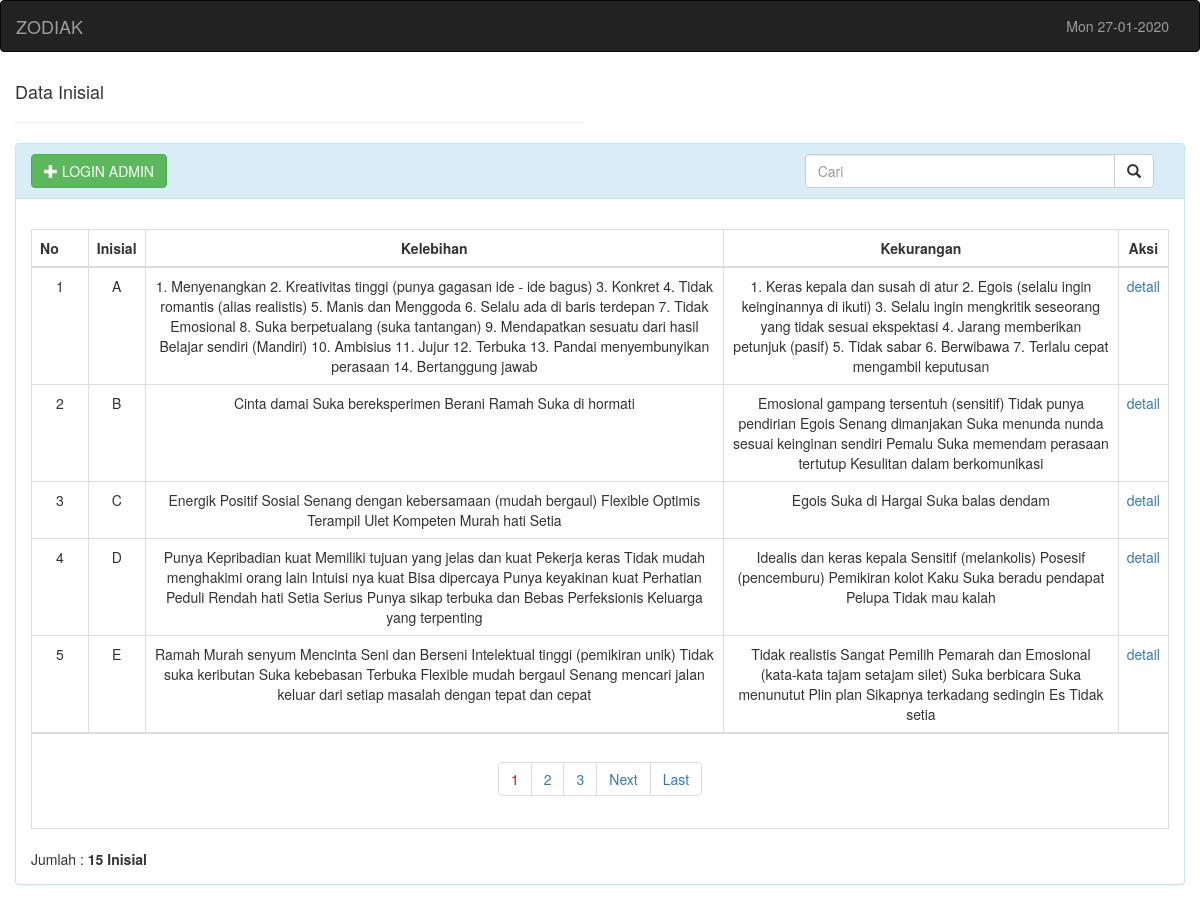
The page / on the database its author committed.
### tables this page shows
CREATE TABLE IF NOT EXISTS `tbl_anggota` (
  `nim` varchar(11) NOT NULL,
  `nama` varchar(1000) NOT NULL,
  `tempat_lahir` varchar(1000) NOT NULL
);

### index.php (the view, shortened to what this page needs)
<!DOCTYPE html>
<html>
<head>
	<link rel="stylesheet" type="text/css" href="css/bootstrap.min.css">
</head>
<body>
<?php
  include_once 'head.php';
?>
<div class="col-sm-6">
  <h4>Data Inisial</h4>
  <hr>
</div>
<div id="loginbox" style="margin-top: ;" class="mainbox col-md-12">
	<div class="panel panel-info">
		<div class="panel-heading">
			<a  class="btn btn-success" href="login.php"><span class="glyphicon glyphicon-plus"></span> LOGIN ADMIN</a>
			<div class="pull-right col-md-4">
				<form action="admin/index1.php?page=anggota_search" method="post">
          <div class="input-group">
				  	<input type="text" name="cari" class="form-control" placeholder="Cari">
				    <span class="input-group-btn">
				    <button type="submit" class="btn btn-default" type="button">
				    	<span class="glyphicon glyphicon-search"></span>
				    </button>
				    </span>
				  </div>
				</form>
      </div>
		</div>
		<div style="padding-top: 10px" class="panel-body">
		<br>
<table class="table table-bordered">
				<thead>
				<tr>
					<th width="5%">No</th>
					<th><center>Inisial</center> </th>
					<th><center>Kelebihan</center></th>
					<th><center>Kekurangan</center></th>
					<th><center>Aksi</center></th>
				</tr>
				</thead>
				<tbody>
				<?php
				include_once 'inc/class.perpus.php';
				$anggota = new anggota;
				$records_per_page=5;
				$query = "SELECT * FROM tbl_anggota";
				$newquery = $anggota->paging($query,$records_per_page);
				if (empty($page)) {
					$posisi = 0;
				}else{
					$posisi = ($page - 1) * $records_per_page;
				}
				$no=1+$posisi;
				foreach ($anggota->showData($newquery) as $value) {
					?>
					<tr style="text-align: center;">
					<td><?php echo $no; ?></td>
					<td><?=$value['nim']; ?></a></td>
					<td><?=$value['nama']; ?></td>
					<td><?=$value['tempat_lahir']?></td>
					<td><a href="admin/index1.php?page=detil-anggota&nim=<?=$value['nim'];?>">detail</a></td>
					</tr>
					<?php
					$no++;
				}
				?>
				</tbody>
				<tr>
	        <td colspan="7" align="center">
			    <div class="pagination-wrap">
			      <?php $anggota->paginglink($query,$records_per_page); ?>
			    </div>
		  	  </td>
		    </tr>
			</table>
			Jumlah : <b><?php $anggota->jumlah($query); ?> Inisial</b>
		</div>
	</div>
</div>
</body>
</html>

### head.php (shortened to what this page needs)
<nav class="navbar navbar-inverse">
  <div class="container-fluid">
    <div class="navbar-header">
      <a class="navbar-brand" href="#">ZODIAK</a>
    </div>
    <div class="collapse navbar-collapse" id="myNavbar">
      <ul class="nav navbar-nav navbar-right">
        <li><a href=""><?php echo date('D'.' '.'d-m-Y') ?></a></li>
      </ul>
    </div>
  </div>
</nav>

### inc/class.perpus.php (shortened to what this page needs)
<?php
class perpus
{
	private $host = "localhost";
	private $user = "root";
	private $db = "db_perpus";
	private $pass = "";
	protected $conn;
	public function __construct()
	{
		$this->conn = new PDO("mysql:host=".$this->host.";dbname=".$this->db,$this->user,$this->pass);
	}
	public function showData($query){
		$q = $this->conn->query($query) or die("failed!");
		while ($r = $q->fetch(PDO::FETCH_ASSOC)) {
			$data[]=$r;
		}
		return $data;
	}
	public function paging($query,$records_per_page)
	{
		$starting_position=0;
		$query2=$query." limit $starting_position,$records_per_page";
		return $query2;
	}
	public function paginglink($query,$records_per_page){
		$self = $_SERVER['PHP_SELF'];
		if ($_GET['page']==$_GET['page']) {
			$page = $_GET['page'];
		}
		$stmt = $this->conn->prepare($query);
		$stmt->execute();
		$total_no_of_records = $stmt->rowCount();
		if ($total_no_of_records > 0) {
			?><ul class="pagination"><?php
			$total_no_of_pages=ceil($total_no_of_records/$records_per_page);
			$current_page=1;
			for ($i=1; $i<=$total_no_of_pages; $i++) {
				if ($i==$current_page) {
					echo "<li><a href='".$self."?page=".$page."&page_no=".$i."' style='color:red;'>".$i."</a></li>";
				}else{
					echo "<li><a href='".$self."?page=".$page."&page_no=".$i."'>".$i."</a></li>";
				}
			}
			if ($current_page!=$total_no_of_pages) {
				$next=$current_page+1;
				echo "<li><a href='".$self."?page=".$page."&page_no=".$next."'>Next</a></li>";
				echo "<li><a href='".$self."?page=".$page."&page_no=".$total_no_of_pages."'>Last</a></li>";
			}
		}
	}
	public function jumlah($query){
		$stmt = $this->conn->prepare($query);
		$stmt->execute();
		$row = $stmt->rowCount();
		print($row);
	}
}
?>

### rows shown on the page
tbl_anggota: nim "A", nama "1. Menyenangkan 2. Kreativitas tinggi (punya gagasan ide - ide bagus) 3. Konkret 4. Tidak romantis (alias realistis) 5. Manis dan Menggoda 6. Selalu ada di baris terdepan 7. Tidak Emosional 8. Suka berpetualang (suka tantangan) 9. Mendapatkan sesuatu dari hasil Belajar sendiri (Mandiri) 10. Ambisius 11. Jujur 12. Terbuka 13. Pandai menyembunyikan perasaan 14. Bertanggung jawab", tempat_lahir "1. Keras kepala dan susah di atur 2. Egois (selalu ingin keinginannya di ikuti) 3. Selalu ingin mengkritik seseorang yang tidak sesuai ekspektasi 4. Jarang memberikan petunjuk (pasif) 5. Tidak sabar 6. Berwibawa 7. Terlalu cepat mengambil keputusan"
tbl_anggota: nim "B", nama "Cinta damai Suka bereksperimen Berani Ramah Suka di hormati", tempat_lahir "Emosional gampang tersentuh (sensitif) Tidak punya pendirian Egois Senang dimanjakan Suka menunda nunda sesuai keinginan sendiri Pemalu Suka memendam perasaan tertutup Kesulitan dalam berkomunikasi"
tbl_anggota: nim "C", nama "Energik Positif Sosial Senang dengan kebersamaan (mudah bergaul) Flexible Optimis Terampil Ulet Kompeten Murah hati Setia", tempat_lahir "Egois Suka di Hargai Suka balas dendam"
tbl_anggota: nim "D", nama "Punya Kepribadian kuat Memiliki tujuan yang jelas dan kuat Pekerja keras Tidak mudah menghakimi orang lain Intuisi nya kuat Bisa dipercaya Punya keyakinan kuat Perhatian Peduli Rendah hati Setia Serius Punya sikap terbuka dan Bebas Perfeksionis Keluarga yang terpenting", tempat_lahir "Idealis dan keras kepala Sensitif (melankolis) Posesif (pencemburu) Pemikiran kolot Kaku Suka beradu pendapat Pelupa Tidak mau kalah"
tbl_anggota: nim "E", nama "Ramah Murah senyum Mencinta Seni dan Berseni Intelektual tinggi (pemikiran unik) Tidak suka keributan Suka kebebasan Terbuka Flexible mudah bergaul Senang mencari jalan keluar dari setiap masalah dengan tepat dan cepat", tempat_lahir "Tidak realistis Sangat Pemilih Pemarah dan Emosional (kata-kata tajam setajam silet) Suka berbicara Suka menunutut Plin plan Sikapnya terkadang sedingin Es Tidak setia"

### other values the page prints
date('D'.' '.'d-m-Y') "Mon 27-01-2020"
$row "15"
